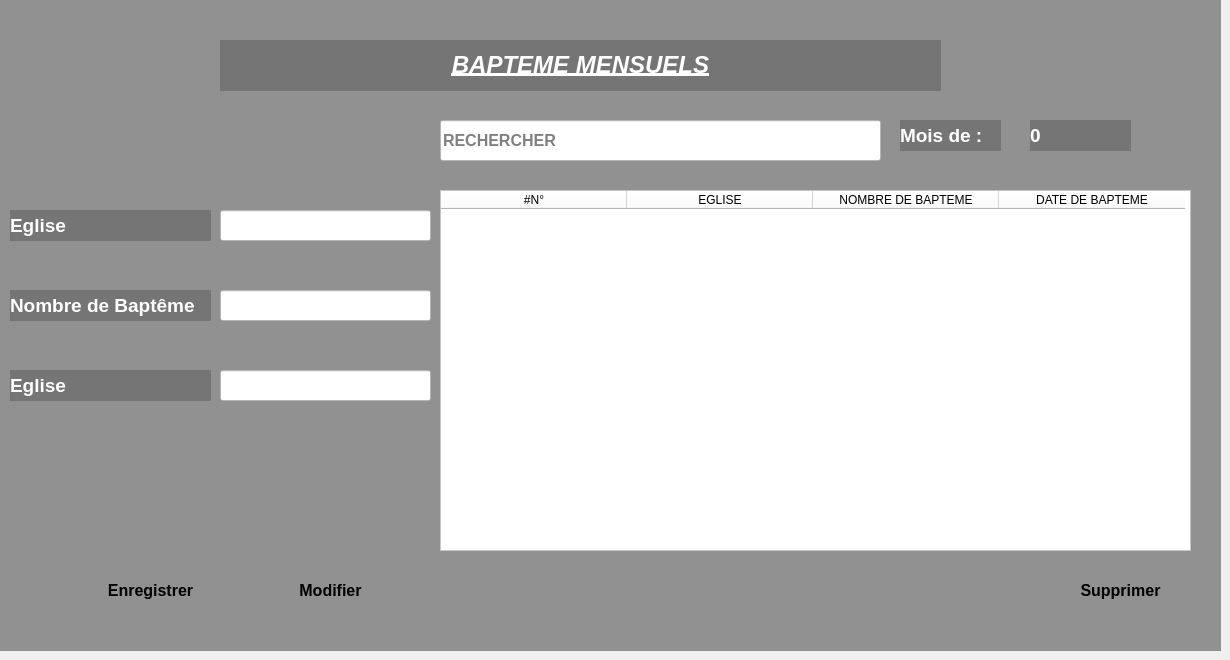
     <widget class="QWidget" name="tab_7">
      <attribute name="title">
       <string>BAPTEME MENSUELS</string>
      </attribute>
      <widget class="QLabel" name="label_7">
       <property name="geometry">
        <rect>
         <x>0</x>
         <y>0</y>
         <width>1221</width>
         <height>651</height>
        </rect>
       </property>
       <property name="font">
        <font>
         <pointsize>8</pointsize>
        </font>
       </property>
       <property name="layoutDirection">
        <enum>Qt::LeftToRight</enum>
       </property>
       <property name="autoFillBackground">
        <bool>false</bool>
       </property>
       <property name="styleSheet">
        <string notr="true">background-color:rgba(0,0,0,100);</string>
       </property>
       <property name="text">
        <string/>
       </property>
       <property name="wordWrap">
        <bool>false</bool>
       </property>
      </widget>
      <widget class="QLineEdit" name="lineEdit_22">
       <property name="geometry">
        <rect>
         <x>440</x>
         <y>120</y>
         <width>441</width>
         <height>41</height>
        </rect>
       </property>
       <property name="font">
        <font>
         <pointsize>12</pointsize>
         <weight>75</weight>
         <bold>true</bold>
        </font>
       </property>
       <property name="styleSheet">
        <string notr="true">background-color:#ffffff;</string>
       </property>
       <property name="placeholderText">
        <string>RECHERCHER</string>
       </property>
      </widget>
      <widget class="QLabel" name="label_35">
       <property name="geometry">
        <rect>
         <x>10</x>
         <y>210</y>
         <width>201</width>
         <height>31</height>
        </rect>
       </property>
       <property name="font">
        <font>
         <pointsize>14</pointsize>
         <weight>75</weight>
         <bold>true</bold>
        </font>
       </property>
       <property name="styleSheet">
        <string notr="true">color:white;
background-color:rgba(0,0,0,50);</string>
       </property>
       <property name="text">
        <string>Eglise</string>
       </property>
      </widget>
      <widget class="QTableWidget" name="tableWidget_6">
       <property name="geometry">
        <rect>
         <x>440</x>
         <y>190</y>
         <width>751</width>
         <height>361</height>
        </rect>
       </property>
       <property name="styleSheet">
        <string notr="true">background-color:#ffffff;</string>
       </property>
       <property name="columnCount">
        <number>4</number>
       </property>
       <attribute name="horizontalHeaderMinimumSectionSize">
        <number>50</number>
       </attribute>
       <attribute name="horizontalHeaderDefaultSectionSize">
        <number>186</number>
       </attribute>
       <attribute name="verticalHeaderDefaultSectionSize">
        <number>31</number>
       </attribute>
       <column>
        <property name="text">
         <string>#N°</string>
        </property>
       </column>
       <column>
        <property name="text">
         <string>EGLISE</string>
        </property>
       </column>
       <column>
        <property name="text">
         <string>NOMBRE DE BAPTEME</string>
        </property>
       </column>
       <column>
        <property name="text">
         <string>DATE DE BAPTEME</string>
        </property>
       </column>
      </widget>
      <widget class="QPushButton" name="pushButton_10">
       <property name="geometry">
        <rect>
         <x>80</x>
         <y>570</y>
         <width>141</width>
         <height>41</height>
        </rect>
       </property>
       <property name="font">
        <font>
         <pointsize>12</pointsize>
         <weight>75</weight>
         <bold>true</bold>
        </font>
       </property>
       <property name="styleSheet">
        <string notr="true">QPushButton#pushButton_10 {
    background: qlineargradient(x1: 0, y1: 0, x2: 0, y2: 1,
        stop: 0 #55AAFF,
        stop: 1 #FFFFFF);
    border: none;
    border-radius: 20px;
    colo r: white;
}

QPushButton#pushButton_10:hover {
    background: qlineargradient(x1: 0, y1: 0, x2: 0, y2: 1,
        stop: 0 #55AAFF, /* Bleu clair pour le hover */
        stop: 1 #0077CC); /* Bleu un peu plus foncé pour le hover */
    color: black;
}

QPushButton#pushButton_10:pressed {
    background: qlineargradient(x1: 0, y1: 0, x2: 0, y2: 1,
        stop: 0 #3399FF, /* Bleu clair pour le pressed */
        stop: 1 #0033AA); /* Bleu un peu plus foncé pour le pressed */
    color: green;
}
</string>
       </property>
       <property name="text">
        <string>Enregistrer</string>
       </property>
      </widget>
      <widget class="QLineEdit" name="lineEdit_23">
       <property name="geometry">
        <rect>
         <x>220</x>
         <y>210</y>
         <width>211</width>
         <height>31</height>
        </rect>
       </property>
       <property name="styleSheet">
        <string notr="true">background-color:#ffffff;</string>
       </property>
      </widget>
      <widget class="QLabel" name="label_40">
       <property name="geometry">
        <rect>
         <x>220</x>
         <y>40</y>
         <width>721</width>
         <height>51</height>
        </rect>
       </property>
       <property name="font">
        <font>
         <pointsize>11</pointsize>
         <weight>75</weight>
         <bold>true</bold>
         <underline>true</underline>
         <strikeout>false</strikeout>
         <stylestrategy>PreferAntialias</stylestrategy>
         <kerning>false</kerning>
        </font>
       </property>
       <property name="styleSheet">
        <string notr="true">color:white;
background-color:rgba(0,0,0,50);
</string>
       </property>
       <property name="text">
        <string>&lt;html&gt;&lt;head/&gt;&lt;body&gt;&lt;p align=&quot;center&quot;&gt;&lt;span style=&quot; font-size:18pt; font-style:italic;&quot;&gt;BAPTEME MENSUELS&lt;/span&gt;&lt;/p&gt;&lt;/body&gt;&lt;/html&gt;</string>
       </property>
      </widget>
      <widget class="QLabel" name="label_51">
       <property name="geometry">
        <rect>
         <x>900</x>
         <y>120</y>
         <width>101</width>
         <height>31</height>
        </rect>
       </property>
       <property name="font">
        <font>
         <pointsize>14</pointsize>
         <weight>75</weight>
         <bold>true</bold>
        </font>
       </property>
       <property name="styleSheet">
        <string notr="true">color:white;
background-color:rgba(0,0,0,50);</string>
       </property>
       <property name="text">
        <string>Mois de :</string>
       </property>
      </widget>
      <widget class="QLabel" name="label_62">
       <property name="geometry">
        <rect>
         <x>10</x>
         <y>290</y>
         <width>201</width>
         <height>31</height>
        </rect>
       </property>
       <property name="font">
        <font>
         <pointsize>14</pointsize>
         <weight>75</weight>
         <bold>true</bold>
        </font>
       </property>
       <property name="styleSheet">
        <string notr="true">color:white;
background-color:rgba(0,0,0,50);</string>
       </property>
       <property name="text">
        <string>Nombre de Baptême</string>
       </property>
      </widget>
      <widget class="QLineEdit" name="lineEdit_42">
       <property name="geometry">
        <rect>
         <x>220</x>
         <y>290</y>
         <width>211</width>
         <height>31</height>
        </rect>
       </property>
       <property name="styleSheet">
        <string notr="true">background-color:#ffffff;</string>
       </property>
      </widget>
      <widget class="QLabel" name="label_63">
       <property name="geometry">
        <rect>
         <x>10</x>
         <y>370</y>
         <width>201</width>
         <height>31</height>
        </rect>
       </property>
       <property name="font">
        <font>
         <pointsize>14</pointsize>
         <weight>75</weight>
         <bold>true</bold>
        </font>
       </property>
       <property name="styleSheet">
        <string notr="true">color:white;
background-color:rgba(0,0,0,50);</string>
       </property>
       <property name="text">
        <string>Eglise</string>
       </property>
      </widget>
      <widget class="QLineEdit" name="lineEdit_43">
       <property name="geometry">
        <rect>
         <x>220</x>
         <y>370</y>
         <width>211</width>
         <height>31</height>
        </rect>
       </property>
       <property name="styleSheet">
        <string notr="true">background-color:#ffffff;</string>
       </property>
      </widget>
      <widget class="QPushButton" name="pushButton_28">
       <property name="geometry">
        <rect>
         <x>260</x>
         <y>570</y>
         <width>141</width>
         <height>41</height>
        </rect>
       </property>
       <property name="font">
        <font>
         <pointsize>12</pointsize>
         <weight>75</weight>
         <bold>true</bold>
        </font>
       </property>
       <property name="styleSheet">
        <string notr="true">QPushButton#pushButton_28 {
    background: qlineargradient(x1: 0, y1: 0, x2: 0, y2: 1,
        stop: 0 #55AAFF,
        stop: 1 #FFFFFF);
    border: none;
    border-radius: 20px;
    colo r: white;
}

QPushButton#pushButton_28:hover {
    background: qlineargradient(x1: 0, y1: 0, x2: 0, y2: 1,
        stop: 0 #55AAFF, /* Bleu clair pour le hover */
        stop: 1 #0077CC); /* Bleu un peu plus foncé pour le hover */
    color: black;
}

QPushButton#pushButton_28:pressed {
    background: qlineargradient(x1: 0, y1: 0, x2: 0, y2: 1,
        stop: 0 #3399FF, /* Bleu clair pour le pressed */
        stop: 1 #0033AA); /* Bleu un peu plus foncé pour le pressed */
    color: green;
}
</string>
       </property>
       <property name="text">
        <string>Modifier</string>
       </property>
      </widget>
      <widget class="QPushButton" name="pushButton_29">
       <property name="geometry">
        <rect>
         <x>1050</x>
         <y>570</y>
         <width>141</width>
         <height>41</height>
        </rect>
       </property>
       <property name="font">
        <font>
         <pointsize>12</pointsize>
         <weight>75</weight>
         <bold>true</bold>
        </font>
       </property>
       <property name="styleSheet">
        <string notr="true">QPushButton#pushButton_29 {
    background: qlineargradient(x1: 0, y1: 0, x2: 0, y2: 1,
        stop: 0 #55AAFF,
        stop: 1 #FFFFFF);
    border: none;
    border-radius: 20px;
    colo r: white;
}

QPushButton#pushButton_29:hover {
    background: qlineargradient(x1: 0, y1: 0, x2: 0, y2: 1,
        stop: 0 #55AAFF, /* Bleu clair pour le hover */
        stop: 1 #0077CC); /* Bleu un peu plus foncé pour le hover */
    color: black;
}

QPushButton#pushButton_29:pressed {
    background: qlineargradient(x1: 0, y1: 0, x2: 0, y2: 1,
        stop: 0 #3399FF, /* Bleu clair pour le pressed */
        stop: 1 #0033AA); /* Bleu un peu plus foncé pour le pressed */
    color: green;
}
</string>
       </property>
       <property name="text">
        <string>Supprimer</string>
       </property>
      </widget>
      <widget class="QLabel" name="label_64">
       <property name="geometry">
        <rect>
         <x>1030</x>
         <y>120</y>
         <width>101</width>
         <height>31</height>
        </rect>
       </property>
       <property name="font">
        <font>
         <pointsize>14</pointsize>
         <weight>75</weight>
         <bold>true</bold>
        </font>
       </property>
       <property name="styleSheet">
        <string notr="true">color:white;
background-color:rgba(0,0,0,50);</string>
       </property>
       <property name="text">
        <string>0</string>
       </property>
      </widget>
     </widget>
